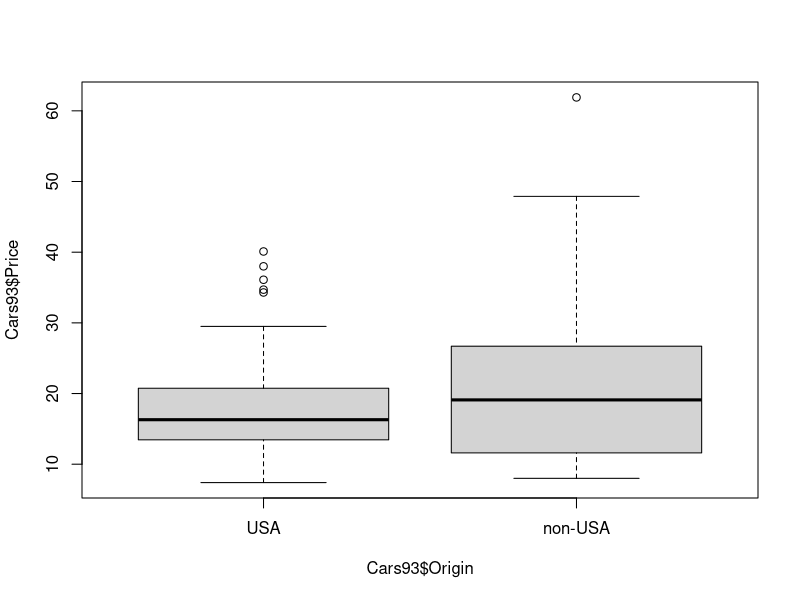

Source code (R):
# {MASS} 패키지에내장된Cars93 데이터에서, 생산국이"USA"와"non-USA"인
# 두개의group에대하여차가격의평균이차이가있는지검정해보아라.
# + EDA를통해두그룹에대해차가격을탐색해보세요.

install.packages("MASS")
library(MASS)

View(Cars93)
head(Cars93)
colnames(Cars93)

Cars93$Price
Cars93$Origin

boxplot(Cars93$Price~Cars93$Origin)
                # y ~ x
t.test(Cars93$Price~Cars93$Origin, Cars93)#, alternatives = "two.sided") --> default

